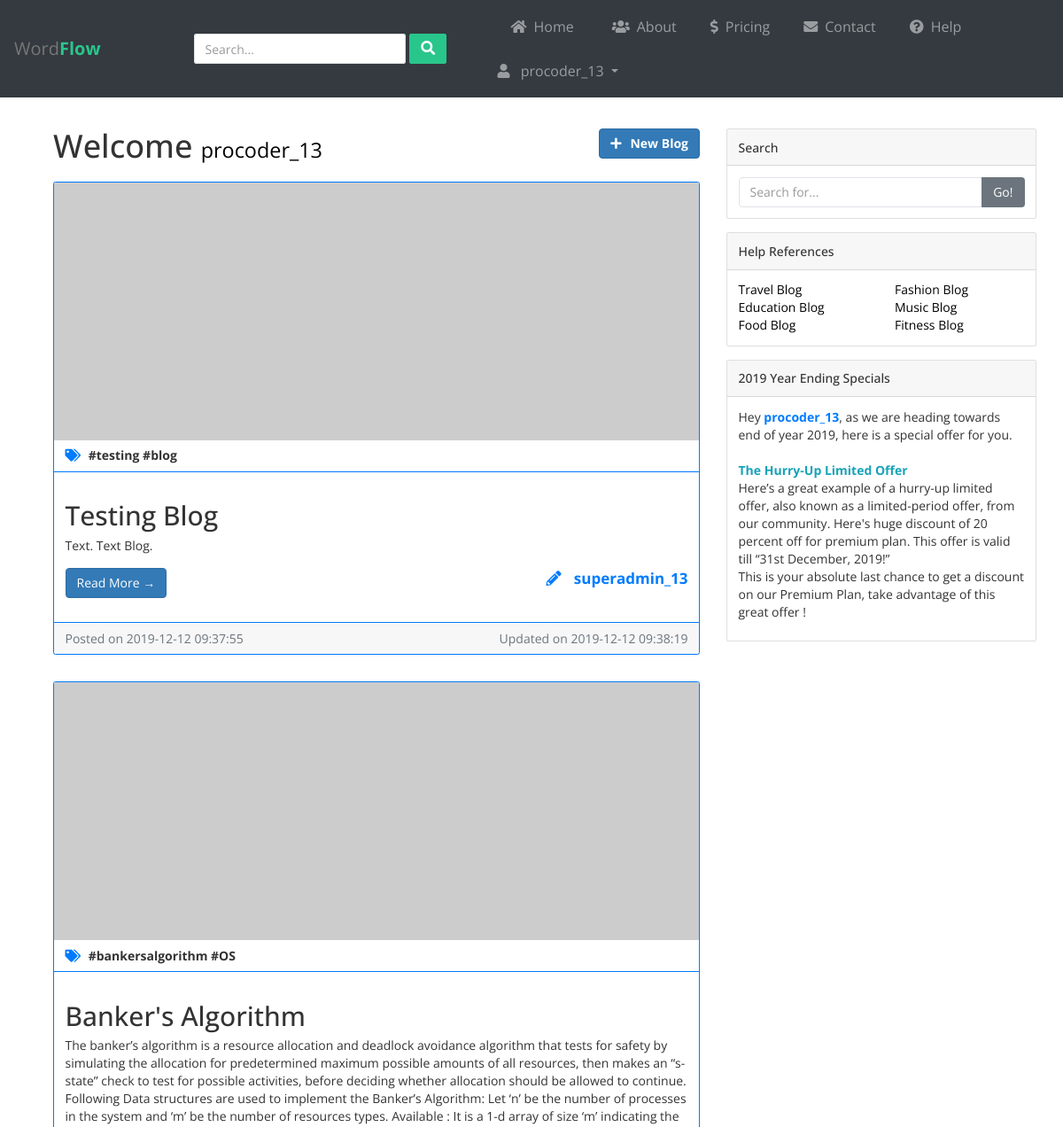
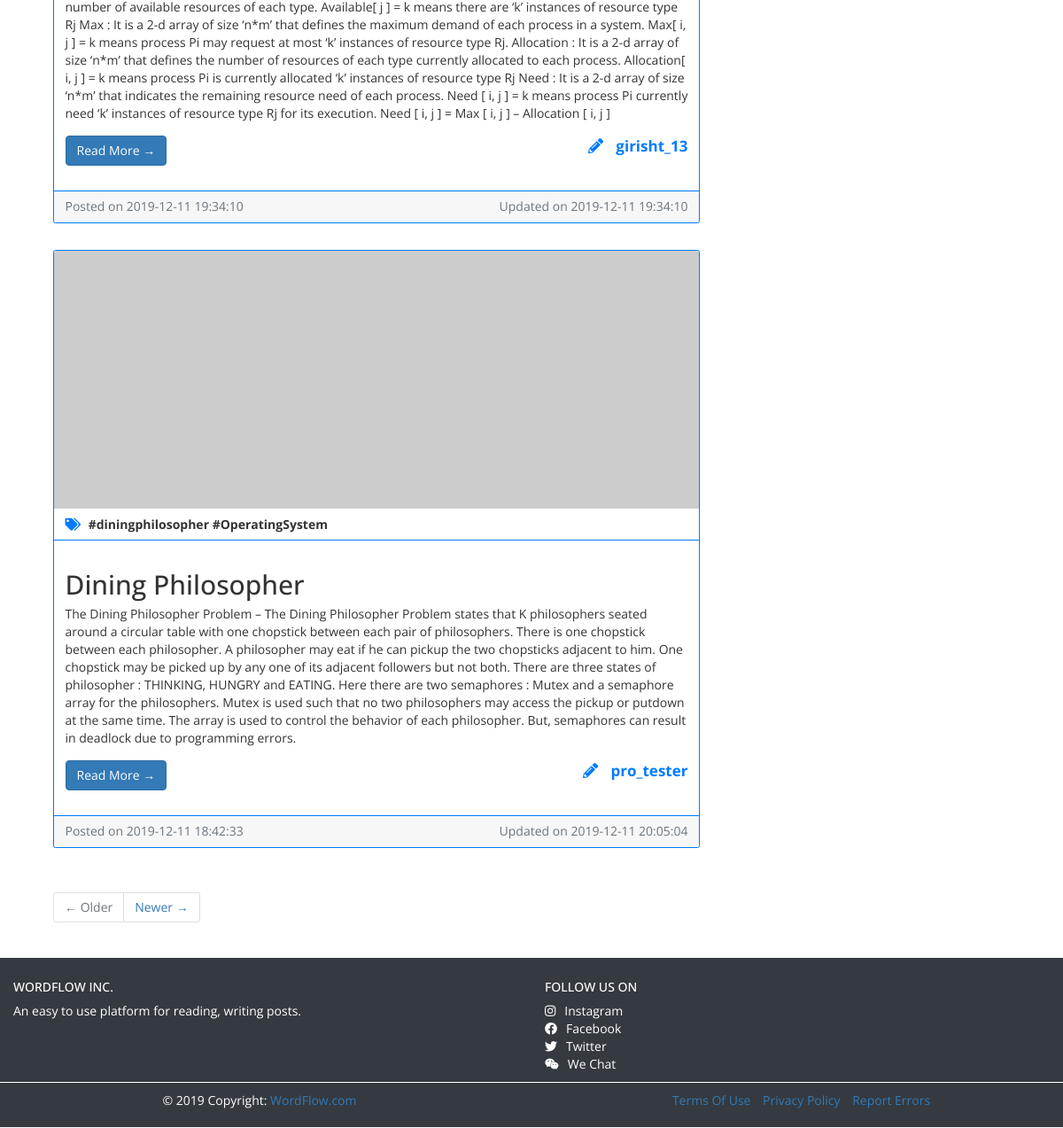
The page /dashboard (signed in) on the database its author committed (2 pictures, top to bottom).
### app.py (models this page shows)
class Post(db.Model):
	pid = db.Column(db.Integer, primary_key=True)
	title= db.Column(db.String(80), nullable=False)
	author = db.Column(db.String(40), nullable=False)
	content = db.Column(db.String(100), nullable=False)
	created_on = db.Column(db.DateTime, nullable=False)
	last_updated = db.Column(db.DateTime, nullable=False)
	tags = db.Column(db.String(50), nullable=False)

### app.py (the view)
@app.route('/dashboard' , methods=['POST', 'GET'])
@is_logged_in
def dashboard():
	if 'logged_in' in session:
		posts = Post.query.filter(Post.author != session["username"]).order_by(Post.created_on.desc(), Post.last_updated.desc()).all()
		current_user_posts = Post.query.filter_by(author=session["username"]).all()
		for post in posts:
			post.created_on= str(post.created_on).split('.')[0]
			post.last_updated=str(post.last_updated).split('.')[0]
		return render_template("dashboard.html", username=session['username'], logged_in=session['logged_in'], posts=posts, current_user_posts=current_user_posts)
	else:
		return redirect(url_for('home'))

### app.py (called while the page is built)
def is_logged_in(f):
	@wraps(f)
	def wrap(*args, **kwargs):
		if 'logged_in' in session:
			return f(*args, **kwargs)
		else:
			flash('Unauthorized, Please Login !', category='danger')
			return redirect(url_for('home'))
	return wrap

### templates/dashboard.html (shortened to what this page needs)
{% extends "layout.html" %}
{% block content %}
<div class="container">
	{% if posts %}
	<div class="row">
        <div class="col-md-8">
            <div class="row mb-2">
                <div class="col-md-8">
        	        <h1 class="my-4">Welcome
        	          <small style="color: black;">{{username}}</small>
        	        </h1>
    	        </div>
    			<div class="col-md-4">
    				<a href="/{{username}}/new/" class="btn btn-primary py-auto mt-4 pull-right"><span class="pr-3"><i class="fas fa-plus"></i></span><b>New Blog</b></a>
    			</div>
		    </div>
        {% for post in posts %}
        <div class="card mb-5 border-primary" id="{{post.pid}}" >
            <img class="card-img-top" src="http://placehold.it/750x300" alt="By - {{post.author}}">
            <div class="card-header bg-transparent border-primary">
              <p class="card-text mb-0 text-default"><b><i class="fas fa-tags text-primary mr-2"></i> {{post.tags}}</b></p>
            </div>
            <div class="card-body border-primary">
                <h2 class="card-title">{{post.title}}</h2>
                <p class="card-text">{{post.content}}</p>
                <div class="row my-4">
                    <div class="col-md-6 col-xs-6 pl-4">
                        <a href="/{{post.author}}/view/{{post.pid}}" class="btn btn-primary">Read More &rarr;</a>
                    </div>
                    <div class="col-md-6 col-xs-6 text-right">
                        <p class="mb-0 text-primary" style="font-size: 17px;"><span class="pr-3"><i class="fas fa-pencil-alt"></i></span><b> {{post.author}}</b></p>
                    </div>
                </div>
            </div>
            <div class="card-footer text-muted border-primary">
          	    <div class="row">
	          	    <div class="col-md-6">
                        Posted on {{post.created_on}}
	                </div>
                    <div class="col-md-6 text-right">
                        Updated on {{post.last_updated}}
                    </div>
                </div>
            </div>
        </div>
		{% endfor %}
        <ul class="pagination justify-content-center mb-4">
          <li class="page-item disabled">
            <a class="page-link" href="#">&larr; Older</a>
          </li>
          <li class="page-item">
            <a class="page-link" href="#">Newer &rarr;</a>
          </li>
        </ul>
      </div>
      <div class="col-md-4">
        <div class="card my-4">
          <h5 class="card-header">Search</h5>
          <div class="card-body">
            <div class="input-group">
              <input type="text" class="form-control" placeholder="Search for...">
              <span class="input-group-btn">
                <button class="btn btn-secondary" type="button">Go!</button>
              </span>
            </div>
          </div>
        </div>
        <div class="card my-4">
          <h5 class="card-header">Help References</h5>
          <div class="card-body">
            <div class="row">
              <div class="col-lg-6">
                <ul class="list-unstyled mb-0" id="category">
                  <li>
                    <a href="https://www.nomadicmatt.com/travel-blogs/improve-your-travel-writing/">Travel Blog</a>
                  </li>
                  <li>
                    <a href="https://cmnh.lstmed.ac.uk/how-to-write-an-academic-blog-in-5-simple-steps">Education Blog</a>
                  </li>
                  <li>
                    <a href="https://cookieandkate.com/top-20-tips-for-food-blogging/">Food Blog</a>
                  </li>
                </ul>
              </div>
              <div class="col-lg-6">
                <ul class="list-unstyled mb-0" id="category">
                  <li>
                    <a href="https://www.blogtyrant.com/start-a-fashion-blog/">Fashion Blog</a>
                  </li>
                  <li>
                    <a href="https://www.outbrain.com/help/advertisers/music-blog/">Music Blog</a>
                  </li>
                  <li>
                    <a href="https://www.wikihow.com/Write-a-Fitness-Blog">Fitness Blog</a>
                  </li>
                </ul>
              </div>
            </div>
          </div>
        </div>
        <div class="card my-4">
          <h5 class="card-header">2019 Year Ending Specials</h5>
          <div class="card-body">
            Hey <b class="text-primary">{{username}}</b>, as we are heading towards end of year 2019,
            here is a special offer for you. <br><br>
            <p>
              <b class="text-info">The Hurry-Up Limited Offer</b><br>
                Here’s a great example of a hurry-up limited offer, also known as a limited-period offer, from our community. Here's huge discount of 20 percent off for premium plan. This offer is valid till “31st December, 2019!”
                <br>
                This is your absolute last chance to get a discount on our Premium Plan, take advantage of this great offer !
            </p>
          </div>
        </div>
      </div>
    </div>
	{% endif %}
	</div>
{% endblock %}

### templates/layout.html (shortened to what this page needs)
<!DOCTYPE html>
<html>
<head>
	<link rel="stylesheet" href="https://stackpath.bootstrapcdn.com/bootstrap/4.3.1/css/bootstrap.min.css">
	<link rel="stylesheet" href="//maxcdn.bootstrapcdn.com/bootstrap/4.0.0/css/bootstrap.min.css" rel="stylesheet" id="bootstrap-css">
  <link href="//netdna.bootstrapcdn.com/bootstrap/3.2.0/css/bootstrap.min.css" rel="stylesheet" id="bootstrap-css">
	<link rel="stylesheet" href="https://maxcdn.bootstrapcdn.com/font-awesome/4.7.0/css/font-awesome.min.css">
  <link rel="stylesheet" type="text/css" href="{{ url_for('static', filename='stylesheets/layout.css') }}">
  <link rel="stylesheet" type="text/css" href="https://cdnjs.cloudflare.com/ajax/libs/font-awesome/5.11.2/css/all.css">
</head>
<body id="page-top">
<nav class="navbar sticky-top navbar-default navbar-expand-lg navbar-dark bg-dark" style="border: none;">
	<div class="navbar-header d-flex col">
		<a class="navbar-brand" href="/admin">Word<b>Flow</b></a>
	</div>
  <form class="navbar-form form-inline search-form">
			<div class="input-group">
				<input type="text" class="form-control" placeholder="Search...">
				<span class="input-group-btn">
					<button type="button" class="btn btn-default"><i class="fa fa-search"></i></button>
				</span>
			</div>
		</form>
  {% if logged_in == True %}
	<div id="navbarCollapse" class="collapse navbar-collapse justify-content-start" style="width: 630px;">
  {% else %}
  <div id="navbarCollapse" class="collapse navbar-collapse justify-content-start" style="width: 500px;">
  {% endif %}
		<ul class="nav navbar-nav">
			<li class="nav-item" style="margin: 0% 15px;"><a href="/" class="nav-link"><span style="margin: 0% 8px;"><i class="fas fa-home"></i></span>Home</a></li>
			<li class="nav-item" style="margin: 0% 10px;"><a href="/about" class="nav-link"><span style="margin: 0% 8px;"><i class="fas fa-users"></i></span>About</a></li>
			<li class="nav-item" style="margin: 0% 10px;"><a href="/pricing" class="nav-link"><span style="margin: 0% 8px;"><i class="fas fa-dollar-sign"></i></span>Pricing</a></li>
			<li class="nav-item" style="margin: 0% 10px;"><a href="/contact" class="nav-link"><span style="margin: 0% 8px;"><i class="fas fa-envelope"></i></span>Contact</a></li>
      <li class="nav-item" style="margin: 0% 10px;"><a href="/help" class="nav-link"><span style="margin: 0% 8px;"><i class="fas fa-question-circle"></i></i></span>Help</a></li>
		</ul>
    {% if logged_in == True %}
    <ul class="nav navbar-nav ml-auto">
      <li class="nav-item dropdown">
        <a data-toggle="dropdown" class="nav-link dropdown-toggle" href="#"><span style="margin: 0% 8px;"><i class="fas fa-user"></i></span> {{ username }} </b></a>
      </li>
    </ul>
    {% endif %}
	</div>
</nav>
  <div class="container">
  	{% block content %}
    {% endblock %}
  </div>
<br>
<footer class="page-footer font-small blue pt-4 bg-dark">
  <div class="container-fluid text-center text-md-left">
    <div class="row" id="footer-content">
      <div class="col-md-6 mt-md-0 mt-3">
        <h5 class="text-uppercase">WordFlow Inc.</h5>
        <p>An easy to use platform for reading, writing posts.</p>
      </div>
      <div class="col-md-3 mb-md-0 mb-3">
        <h5 class="text-uppercase">Follow us on</h5>
        <ul class="list-unstyled">
          <li><a href="https://www.instagram.com/"><span class="pr-3"><i class="fab fa-instagram"></i></span>Instagram</a></li>
          <li><a href="https://www.facebook.com/"><span class="pr-3"><i class="fab fa-facebook"></i></span>Facebook</a></li>
          <li><a href="https://www.twitter.com/"><span class="pr-3"><i class="fab fa-twitter"></i></span>Twitter</a></li>
          <li><a href="https://www.wechat.com/en"><span class="pr-3"><i class="fab fa-weixin"></i></span>We Chat</a></li>
        </ul>
      </div>
    </div>
  </div>
  	<div class="row"  style="border: 1px solid white;">
  		<div class="footer-copyright text-center py-3 col-sm-6" style="color: white;">© 2019 Copyright:
    		<a href="https://mdbootstrap.com/education/bootstrap/"> WordFlow.com</a>
    	</div>
    	<div class="footer-copyright text-center py-3 col-sm-6">
    	<ul class="list-inline">
    	<li><a href="">Terms Of Use</a></li>
    	<li><a href="">Privacy Policy</a></li>
    	<li><a href="">Report Errors</a></li>
    </ul>
  </div>
  </div>
</footer>
</body>
</html>

### static/stylesheets/layout.css (style rules this page uses)
body { margin: 0; padding: 0; box-sizing: border-box; font-family: 'Open Sans', sans-serif; overflow-x: hidden; }
.list-unstyled a, .list-unstyled a span { color: white; }
.card h5 { padding: 1.25rem 1.25rem; margin-top: 0; }
#category a { color: black; }
.form-control { box-shadow: none; border-radius: 4px; border-color: #dfe3e8; }
.navbar-header.col { padding: 0 !important; }
.navbar { background: #fff; padding-left: 16px; padding-right: 16px; border-bottom: 1px solid #dfe3e8; border-radius: 0; }
.navbar .navbar-brand { font-size: 20px; padding-left: 0; padding-right: 50px; }
.navbar .navbar-brand b { font-weight: bold; color: #29c68c; }
.navbar ul.nav li a { color: #999; font-size: 16px; }
.navbar .form-inline i { font-size: 16px; }
.navbar .form-inline .btn { border-radius: 2px; color: #fff; border-color: #29c68c; background: #29c68c; outline: none; }
.navbar .search-form { display: inline-block; }
.navbar .search-form .btn { margin-left: 4px; }
.navbar .search-form .form-control { border-radius: 2px; }
#footer-content { color: #fff; }
@media (min-width: 1200px) { .search-form .input-group { width: 300px; margin-left: 30px; } }

### rows shown on the page
Post: tags "#testing #blog", title "Testing Blog", content "Text. Text Blog.", author "superadmin_13", created_on "2019-12-12 09:37:55", last_updated "2019-12-12 09:38:19"
Post: tags "#bankersalgorithm #OS", title "Banker's Algorithm", content "The banker’s algorithm is a resource allocation and deadlock avoidance algorithm that tests for safety by simulating the allocation for predetermined maximum possible amounts of all resources, then makes an “s-state” check to test for possible activities, before deciding whether allocation should be allowed to continue. Following Data structures are used to implement the Banker’s Algorithm: Let ‘n’ be the number of processes in the system and ‘m’ be the number of resources types. Available : It is a 1-d array of size ‘m’ indicating the number of available resources of each type. Available[ j ] = k means there are ‘k’ instances of resource type Rj Max : It is a 2-d array of size ‘n*m’ that…", author "girisht_13", created_on "2019-12-11 19:34:10", last_updated "2019-12-11 19:34:10"
Post: tags "#diningphilosopher #OperatingSystem", title "Dining Philosopher", content "The Dining Philosopher Problem – The Dining Philosopher Problem states that K philosophers seated around a circular table with one chopstick between each pair of philosophers. There is one chopstick between each philosopher. A philosopher may eat if he can pickup the two chopsticks adjacent to him. One chopstick may be picked up by any one of its adjacent followers but not both. There are three states of philosopher : THINKING, HUNGRY and EATING. Here there are two semaphores : Mutex and a semaphore array for the philosophers. Mutex is used such that no two philosophers may access the pickup or putdown at the same time. The array is used to control the behavior of each philosopher. But,…", author "pro_tester", created_on "2019-12-11 18:42:33", last_updated "2019-12-11 20:05:04"

### other values the page prints
{{ username }} "procoder_13"
